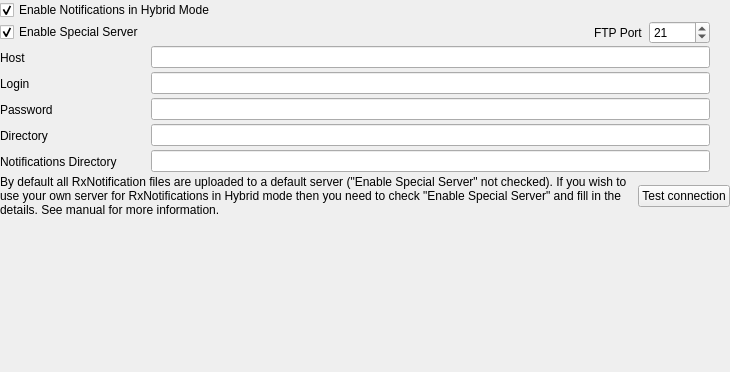
<?xml version="1.0" encoding="UTF-8"?>
<ui version="4.0">
 <class>hybridNotifyConfig</class>
 <widget class="QWidget" name="hybridNotifyConfig">
  <property name="geometry">
   <rect>
    <x>0</x>
    <y>0</y>
    <width>730</width>
    <height>372</height>
   </rect>
  </property>
  <property name="windowTitle">
   <string>Form</string>
  </property>
  <layout class="QVBoxLayout" name="verticalLayout">
   <property name="spacing">
    <number>1</number>
   </property>
   <property name="leftMargin">
    <number>0</number>
   </property>
   <property name="topMargin">
    <number>0</number>
   </property>
   <property name="rightMargin">
    <number>0</number>
   </property>
   <property name="bottomMargin">
    <number>0</number>
   </property>
   <item>
    <widget class="QCheckBox" name="enableHybridNotifyCheckBox">
     <property name="text">
      <string>Enable Notifications in Hybrid Mode </string>
     </property>
     <property name="checked">
      <bool>true</bool>
     </property>
    </widget>
   </item>
   <item>
    <layout class="QHBoxLayout" name="_3">
     <property name="spacing">
      <number>6</number>
     </property>
     <property name="leftMargin">
      <number>0</number>
     </property>
     <property name="topMargin">
      <number>0</number>
     </property>
     <property name="rightMargin">
      <number>0</number>
     </property>
     <property name="bottomMargin">
      <number>0</number>
     </property>
     <item>
      <widget class="QCheckBox" name="enableHybridNotifySpecialServerCheckBox">
       <property name="text">
        <string>Enable Special Server</string>
       </property>
       <property name="checked">
        <bool>true</bool>
       </property>
      </widget>
     </item>
     <item>
      <spacer>
       <property name="orientation">
        <enum>Qt::Horizontal</enum>
       </property>
       <property name="sizeType">
        <enum>QSizePolicy::Expanding</enum>
       </property>
       <property name="sizeHint" stdset="0">
        <size>
         <width>20</width>
         <height>20</height>
        </size>
       </property>
      </spacer>
     </item>
     <item>
      <widget class="QLabel" name="ftpPortLabel_2">
       <property name="text">
        <string>FTP Port</string>
       </property>
       <property name="wordWrap">
        <bool>false</bool>
       </property>
      </widget>
     </item>
     <item>
      <widget class="QSpinBox" name="hybridNotifyPortSpinBox">
       <property name="minimum">
        <number>1</number>
       </property>
       <property name="maximum">
        <number>10000</number>
       </property>
       <property name="value">
        <number>21</number>
       </property>
      </widget>
     </item>
     <item>
      <spacer>
       <property name="orientation">
        <enum>Qt::Horizontal</enum>
       </property>
       <property name="sizeType">
        <enum>QSizePolicy::Preferred</enum>
       </property>
       <property name="sizeHint" stdset="0">
        <size>
         <width>20</width>
         <height>20</height>
        </size>
       </property>
      </spacer>
     </item>
    </layout>
   </item>
   <item>
    <layout class="QHBoxLayout" name="_2">
     <property name="spacing">
      <number>6</number>
     </property>
     <property name="leftMargin">
      <number>0</number>
     </property>
     <property name="topMargin">
      <number>0</number>
     </property>
     <property name="rightMargin">
      <number>0</number>
     </property>
     <property name="bottomMargin">
      <number>0</number>
     </property>
     <item>
      <widget class="QLabel" name="hybridNotifyRemoteHostLabel">
       <property name="sizePolicy">
        <sizepolicy hsizetype="Fixed" vsizetype="Fixed">
         <horstretch>0</horstretch>
         <verstretch>0</verstretch>
        </sizepolicy>
       </property>
       <property name="minimumSize">
        <size>
         <width>145</width>
         <height>25</height>
        </size>
       </property>
       <property name="text">
        <string>Host</string>
       </property>
       <property name="wordWrap">
        <bool>false</bool>
       </property>
      </widget>
     </item>
     <item>
      <widget class="QLineEdit" name="hybridNotifyRemoteHostLineEdit"/>
     </item>
     <item>
      <spacer>
       <property name="orientation">
        <enum>Qt::Horizontal</enum>
       </property>
       <property name="sizeType">
        <enum>QSizePolicy::Preferred</enum>
       </property>
       <property name="sizeHint" stdset="0">
        <size>
         <width>20</width>
         <height>20</height>
        </size>
       </property>
      </spacer>
     </item>
    </layout>
   </item>
   <item>
    <layout class="QHBoxLayout" name="_7">
     <property name="spacing">
      <number>6</number>
     </property>
     <property name="leftMargin">
      <number>0</number>
     </property>
     <property name="topMargin">
      <number>0</number>
     </property>
     <property name="rightMargin">
      <number>0</number>
     </property>
     <property name="bottomMargin">
      <number>0</number>
     </property>
     <item>
      <widget class="QLabel" name="hybridNotifyLoginLabel">
       <property name="sizePolicy">
        <sizepolicy hsizetype="Fixed" vsizetype="Fixed">
         <horstretch>0</horstretch>
         <verstretch>0</verstretch>
        </sizepolicy>
       </property>
       <property name="minimumSize">
        <size>
         <width>145</width>
         <height>25</height>
        </size>
       </property>
       <property name="text">
        <string>Login</string>
       </property>
       <property name="wordWrap">
        <bool>false</bool>
       </property>
      </widget>
     </item>
     <item>
      <widget class="QLineEdit" name="hybridNotifyLoginLineEdit"/>
     </item>
     <item>
      <spacer>
       <property name="orientation">
        <enum>Qt::Horizontal</enum>
       </property>
       <property name="sizeType">
        <enum>QSizePolicy::Preferred</enum>
       </property>
       <property name="sizeHint" stdset="0">
        <size>
         <width>20</width>
         <height>20</height>
        </size>
       </property>
      </spacer>
     </item>
    </layout>
   </item>
   <item>
    <layout class="QHBoxLayout" name="_6">
     <property name="spacing">
      <number>6</number>
     </property>
     <property name="leftMargin">
      <number>0</number>
     </property>
     <property name="topMargin">
      <number>0</number>
     </property>
     <property name="rightMargin">
      <number>0</number>
     </property>
     <property name="bottomMargin">
      <number>0</number>
     </property>
     <item>
      <widget class="QLabel" name="hybridNotifyPasswordLabel">
       <property name="sizePolicy">
        <sizepolicy hsizetype="Fixed" vsizetype="Fixed">
         <horstretch>0</horstretch>
         <verstretch>0</verstretch>
        </sizepolicy>
       </property>
       <property name="minimumSize">
        <size>
         <width>145</width>
         <height>25</height>
        </size>
       </property>
       <property name="text">
        <string>Password</string>
       </property>
       <property name="wordWrap">
        <bool>false</bool>
       </property>
      </widget>
     </item>
     <item>
      <widget class="QLineEdit" name="hybridNotifyPasswordLineEdit">
       <property name="echoMode">
        <enum>QLineEdit::Password</enum>
       </property>
      </widget>
     </item>
     <item>
      <spacer>
       <property name="orientation">
        <enum>Qt::Horizontal</enum>
       </property>
       <property name="sizeType">
        <enum>QSizePolicy::Preferred</enum>
       </property>
       <property name="sizeHint" stdset="0">
        <size>
         <width>20</width>
         <height>20</height>
        </size>
       </property>
      </spacer>
     </item>
    </layout>
   </item>
   <item>
    <layout class="QHBoxLayout" name="_8">
     <property name="spacing">
      <number>6</number>
     </property>
     <property name="leftMargin">
      <number>0</number>
     </property>
     <property name="topMargin">
      <number>0</number>
     </property>
     <property name="rightMargin">
      <number>0</number>
     </property>
     <property name="bottomMargin">
      <number>0</number>
     </property>
     <item>
      <widget class="QLabel" name="hybridNotifyRemoteDirLabel">
       <property name="sizePolicy">
        <sizepolicy hsizetype="Fixed" vsizetype="Fixed">
         <horstretch>0</horstretch>
         <verstretch>0</verstretch>
        </sizepolicy>
       </property>
       <property name="minimumSize">
        <size>
         <width>145</width>
         <height>25</height>
        </size>
       </property>
       <property name="text">
        <string>Directory</string>
       </property>
       <property name="wordWrap">
        <bool>false</bool>
       </property>
      </widget>
     </item>
     <item>
      <widget class="QLineEdit" name="hybridNotifyRemoteDirLineEdit"/>
     </item>
     <item>
      <spacer>
       <property name="orientation">
        <enum>Qt::Horizontal</enum>
       </property>
       <property name="sizeType">
        <enum>QSizePolicy::Preferred</enum>
       </property>
       <property name="sizeHint" stdset="0">
        <size>
         <width>20</width>
         <height>20</height>
        </size>
       </property>
      </spacer>
     </item>
    </layout>
   </item>
   <item>
    <layout class="QHBoxLayout" name="_9">
     <property name="spacing">
      <number>6</number>
     </property>
     <property name="leftMargin">
      <number>0</number>
     </property>
     <property name="topMargin">
      <number>0</number>
     </property>
     <property name="rightMargin">
      <number>0</number>
     </property>
     <property name="bottomMargin">
      <number>0</number>
     </property>
     <item>
      <widget class="QLabel" name="hybridNotifyDirLabel_2">
       <property name="sizePolicy">
        <sizepolicy hsizetype="Fixed" vsizetype="Fixed">
         <horstretch>0</horstretch>
         <verstretch>0</verstretch>
        </sizepolicy>
       </property>
       <property name="minimumSize">
        <size>
         <width>145</width>
         <height>25</height>
        </size>
       </property>
       <property name="text">
        <string>Notifications Directory</string>
       </property>
       <property name="wordWrap">
        <bool>false</bool>
       </property>
      </widget>
     </item>
     <item>
      <widget class="QLineEdit" name="hybridNotifyDirLineEdit"/>
     </item>
     <item>
      <spacer>
       <property name="orientation">
        <enum>Qt::Horizontal</enum>
       </property>
       <property name="sizeType">
        <enum>QSizePolicy::Preferred</enum>
       </property>
       <property name="sizeHint" stdset="0">
        <size>
         <width>20</width>
         <height>20</height>
        </size>
       </property>
      </spacer>
     </item>
    </layout>
   </item>
   <item>
    <layout class="QHBoxLayout" name="horizontalLayout_2" stretch="1,0">
     <item>
      <widget class="QLabel" name="label">
       <property name="text">
        <string>&lt;html&gt;&lt;head/&gt;&lt;body&gt;&lt;p&gt;By default all RxNotification files are uploaded to a default server (&amp;quot;Enable Special Server&amp;quot;  not checked). If you wish to use your own server for RxNotifications in Hybrid mode then  you need to check &amp;quot;Enable Special Server&amp;quot; and fill in the details. See manual for more information.&lt;/p&gt;&lt;/body&gt;&lt;/html&gt;</string>
       </property>
       <property name="wordWrap">
        <bool>true</bool>
       </property>
      </widget>
     </item>
     <item>
      <widget class="QPushButton" name="testNotifyPushButton">
       <property name="text">
        <string>Test connection</string>
       </property>
      </widget>
     </item>
    </layout>
   </item>
   <item>
    <spacer name="spacer">
     <property name="orientation">
      <enum>Qt::Vertical</enum>
     </property>
     <property name="sizeType">
      <enum>QSizePolicy::Expanding</enum>
     </property>
     <property name="sizeHint" stdset="0">
      <size>
       <width>20</width>
       <height>38</height>
      </size>
     </property>
    </spacer>
   </item>
  </layout>
 </widget>
 <resources/>
 <connections/>
</ui>
